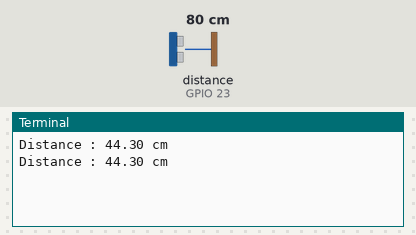
The program below on a simulated Raspberry Pi (BCM pin numbers). Parts: the last lines printed to the terminal. The inputs (shaded band) are chosen by the test bench; at power-on: distance to the obstacle (sensor on GPIO 23) 80 cm. The echo pulse lasts 58.3 µs per cm; the clock reads 2024-03-15 10:24:30 at power-on unless the program sets it.

Above: at 1.2 s.
1.3 s: distance to the obstacle (sensor on GPIO 23) set to 2 cm
At 2.4 s:
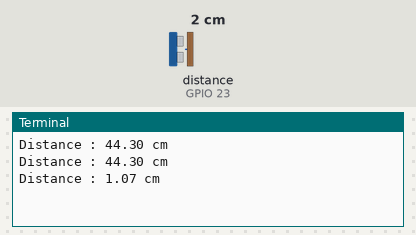
2.8 s: distance to the obstacle (sensor on GPIO 23) set to 4 cm
At 3.8 s:
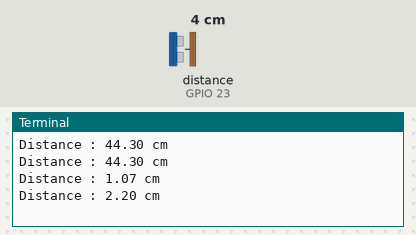
Timing chart, 0 to 5.8 s (numbered marks = the images above; inputs shaded):
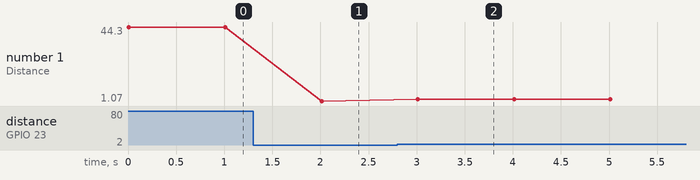

The program:

ultra01.py
```python
#Ultra
import RPi.GPIO as GPIO
import time

def measure():
	GPIO.output(triggerPin, True)		# 10us 동안 high 레벨로 trigger 출력하여 초음파 발생 준비
	time.sleep(0.00001)
	GPIO.output(triggerPin, False)
	start = time.time()							# 현재 시간 저장

	while GPIO.input(echoPin) == False:		# echo가 없으면
		start = time.time()									# 현재 시간을 start 변수에 저장하고

	while GPIO.input(echoPin) == True:		# echo가 있으면
		stop = time.time()									# 현재 시간을 stop 변수에 저장
	dlapsed = stop - start								# 걸린 시간을 구하고
	distance = (dlapsed * 19000) / 2			# 초음파 속도를 이용해서 거리 계산

	return distance												# 거리 반환

# 핀 설정
triggerPin = 24
echoPin = 23

GPIO.setmode(GPIO.BCM)
GPIO.setup(triggerPin, GPIO.OUT)
GPIO.setup(echoPin, GPIO.IN)

try:
	while True:
		distance = measure()
		print("Distance : %.2f cm" %distance)
		time.sleep(1)

except KeyboardInterrupt:
	GPIO.cleanup()
```

Measured:
- after the input at 1.3 s, the terminal: prints a new line after 0.71 s (image 1)
- after the input at 2.8 s, the terminal: prints a new line after 0.21 s (image 2)
- plotted number 1: 44.3 → 1.07 after the input at 1.3 s, 1.07 → 2.2 after the input at 2.8 s
